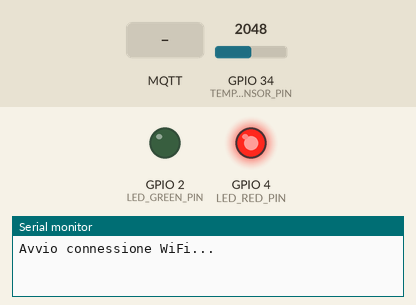
Simulated run of this program. Board: ESP32. Shown: output pins drawn as LEDs (lit = HIGH), the last lines printed to the serial monitor. The inputs (shaded band) are chosen by the test bench; at power-on: GPIO 34 (TEMP_SENSOR_PIN) = 2048. WiFi joins after 1.5 s; servers stay silent unless stated; random numbers use the default seed unless the program sets one; no MQTT or app messages arrive unless stated.

Above: at 0.1 s.
At 3.2 s:
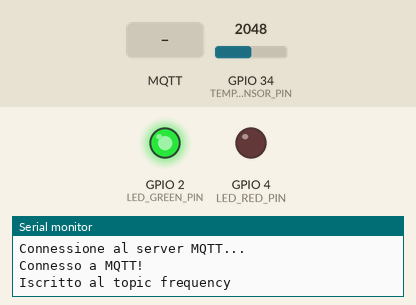
3.3 s: MQTT message "5" arrives on the first subscribed topic
4.8 s: MQTT message "0" arrives on the first subscribed topic
6.3 s: MQTT message "on" arrives on the first subscribed topic
Timing chart, 0 to 9.3 s (numbered marks = the images above; inputs shaded):
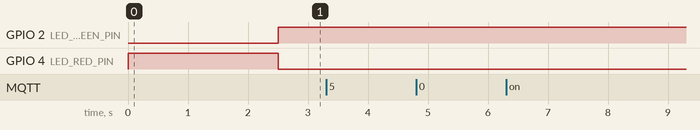

The program:

Main.cpp
```cpp
#include <Arduino.h>
#include "./data/api/SharedState.h"
#include "./task/api/LedTask.h"
#include "./task/api/TemperatureTask.h"
#include "./task/api/MqttTask.h"

SharedState sharedState;

SemaphoreHandle_t sharedStateMutex;

TaskHandle_t LedTaskHandle;
TaskHandle_t TemperatureTaskHandle;
TaskHandle_t MqttTaskHandle;

void LedTaskFunction(void* parameter);
void TemperatureTaskFunction(void* parameter);
void MqttTaskFunction(void* parameter);

void LedTaskFunction(void* parameter) {
    LedTask ledTask(LED_GREEN_PIN, LED_RED_PIN, sharedState, sharedStateMutex);
    for (;;) {
        ledTask.update();
        vTaskDelay(500 / portTICK_PERIOD_MS);
    }
}

void TemperatureTaskFunction(void* parameter) {
    TemperatureTask temperatureTask(TEMP_SENSOR_PIN, sharedState, sharedStateMutex);
    for (;;) {
        temperatureTask.update();
        vTaskDelay(sharedState.getFrequency() / portTICK_PERIOD_MS);
    }
}

void MqttTaskFunction(void* parameter) {
    MqttTask mqttTask(MQTT_SERVER, MQTT_PORT, MQTT_CLIENT_ID, sharedState, sharedStateMutex);
    for (;;) {
        mqttTask.update();
        vTaskDelay(100 / portTICK_PERIOD_MS);
    }
}

void setup() {
    Serial.begin(9600);

    sharedStateMutex = xSemaphoreCreateMutex();

    xTaskCreatePinnedToCore(LedTaskFunction, "LedTask", 10000, NULL, 1, &LedTaskHandle, 1);
    xTaskCreatePinnedToCore(TemperatureTaskFunction, "TemperatureTask", 10000, NULL, 1, &TemperatureTaskHandle, 1);
    xTaskCreatePinnedToCore(MqttTaskFunction, "MqttTask", 10000, NULL, 1, &MqttTaskHandle, 0);
}

void loop() {
}
```

LedManager.h
```cpp
#ifndef LEDMANAGER_H
#define LEDMANAGER_H

#include <Arduino.h>

class LedManager {
public:
    LedManager(int pin);
    void turnOn();
    void turnOff();

private:
    int ledPin;
};

#endif
```

TemperatureSensor.h
```cpp
#ifndef TEMPERATURESENSOR_H
#define TEMPERATURESENSOR_H

#include <Arduino.h>

class TemperatureSensor {
public:
    TemperatureSensor(int pin);
    int readTemperature();

private:
    int sensorPin;
};

#endif
```

LedManager.cpp
```cpp
#include "../api/LedManager.h"

LedManager::LedManager(int pin) : ledPin(pin) {
    pinMode(ledPin, OUTPUT);
}

void LedManager::turnOn() {
    digitalWrite(ledPin, HIGH);
}

void LedManager::turnOff() {
    digitalWrite(ledPin, LOW);
}
```

TemperatureSensor.cpp
```cpp
#include "../api/TemperatureSensor.h"

TemperatureSensor::TemperatureSensor(int pin) : sensorPin(pin) {
    pinMode(sensorPin, INPUT);
}

int TemperatureSensor::readTemperature() {
    int rawValue = analogRead(sensorPin);
    int temperature = map(rawValue, 0, 4095, -30, 50);
    return temperature;
}
```

SharedState.h
```cpp
#ifndef SHAREDSTATE_H
#define SHAREDSTATE_H

#include <Arduino.h>

#define FS 1000
#define TS 0

class SharedState {
public:
    SharedState();

    int getTemperature() const;
    void setTemperature(int temp);

    int getFrequency() const;
    void setFrequency(int freq);

    bool isWifiNetworkConnected() const;
    void setWifiNetworkConnected(bool status);

    bool isMqttNetworkConnected() const;
    void setMqttNetworkConnected(bool status);

    unsigned long getLastReadTime() const;
    void setLastReadTime(unsigned long time);

private:
    int temperature;
    int frequency;
    bool wifiNetwork;
    bool mqttNetwork;
    unsigned long lastReadTime;
};

#endif
```

SahredState.cpp
```cpp
#include "../api/SharedState.h"


SharedState::SharedState()
    : temperature(TS), frequency(FS), wifiNetwork(false), mqttNetwork(false), lastReadTime(0) {}

int SharedState::getTemperature() const {
    return temperature;
}

void SharedState::setTemperature(int temp) {
    temperature = temp;
}

int SharedState::getFrequency() const {
    return frequency;
}

void SharedState::setFrequency(int freq) {
    frequency = freq;
}

bool SharedState::isWifiNetworkConnected() const {
    return wifiNetwork;
}

void SharedState::setWifiNetworkConnected(bool status) {
    wifiNetwork = status;
}

bool SharedState::isMqttNetworkConnected() const {
    return mqttNetwork;
}

void SharedState::setMqttNetworkConnected(bool status) {
    mqttNetwork = status;
}

unsigned long SharedState::getLastReadTime() const {
    return lastReadTime;
}

void SharedState::setLastReadTime(unsigned long time) {
    lastReadTime = time;
}
```

LedTask.h
```cpp
#ifndef LEDTASK_H
#define LEDTASK_H

#include "./data/api/SharedState.h"
#include "./config/config.h"
#include "./components/api/LedManager.h"

#include <Arduino.h>

class LedTask {
public:
    LedTask(int greenPin,
            int redPin,
            SharedState& state,
            SemaphoreHandle_t& sharedStateMutex);

    void update();

private:
    TaskState state;

    LedManager greenLed, redLed;

    SharedState& sharedState;
    SemaphoreHandle_t& sharedStateMutex;

};

#endif
```

MqttTask.h
```cpp
#ifndef MQTTTASK_H
#define MQTTTASK_H

#include <WiFi.h>
#include <PubSubClient.h>
#include "./config/config.h"
#include "./data/api/SharedState.h"

#define MSG_BUFFER_SIZE 50

class MqttTask {
public:
    MqttTask(const char* mqttServer,
            int mqttPort,
            const char* clientId,
            SharedState& sharedState,
            SemaphoreHandle_t& sharedStateMutex);

    void update();
    void publishMessage(const char* topic, const char* message);

private:
    MqttTaskState state;

    const char* mqttServer;
    int mqttPort;
    const char* clientId;

    SharedState& sharedState;
    SemaphoreHandle_t& sharedStateMutex;

    WiFiClient wifiClient;
    PubSubClient mqttClient;
    unsigned long lastMsgTime;
    int receivedFrequency;

    void connectToWiFi();
    void connectToMqtt();
    void onMessageReceived(char* topic, byte* payload, unsigned int length);
};

#endif
```

TemperatureTask.h
```cpp
#ifndef TEMPERATURETASK_H
#define TEMPERATURETASK_H

#include "./data/api/SharedState.h"
#include "./config/config.h"
#include "./components/api/TemperatureSensor.h"

#include <Arduino.h>

class TemperatureTask {
public:
    TemperatureTask(int sensorPin,
                    SharedState& state,
                    SemaphoreHandle_t& sharedStateMutex);
    void update();

private:
    TaskState state;
    TemperatureSensor sensor;
    SharedState& sharedState;
    SemaphoreHandle_t& sharedStateMutex;
};

#endif
```

LedTask.cpp
```cpp
#include "../api/LedTask.h"

LedTask::LedTask(int greenPin,
                int redPin,
                SharedState& state,
                SemaphoreHandle_t& sharedStateMutex)
    : state(NOT_CONNECT),
    greenLed(greenPin),
    redLed(redPin),
    sharedState(state),
    sharedStateMutex(sharedStateMutex) {
}

void LedTask::update() {
    while (!xSemaphoreTake(sharedStateMutex, pdMS_TO_TICKS(5000))) {
        vTaskDelay(pdMS_TO_TICKS(100));
    }

    if (sharedState.isMqttNetworkConnected() && sharedState.isWifiNetworkConnected()) {
        state = CONNECT;
    } else {
        state = NOT_CONNECT;
    }

    xSemaphoreGive(sharedStateMutex);

    switch (state) {
        case CONNECT:
            greenLed.turnOn();
            redLed.turnOff();
            break;

        case NOT_CONNECT:
            greenLed.turnOff();
            redLed.turnOn();
            break;
    }
}
```

MqqtTask.cpp
```cpp
#include "../api/MqttTask.h"

MqttTask::MqttTask(const char* mqttServer,
                    int mqttPort,
                    const char* clientId,
                    SharedState& sharedState,
                    SemaphoreHandle_t& sharedStateMutex)
    : state(WIFI_CONNECTING),
    mqttServer(mqttServer),
    mqttPort(mqttPort),
    clientId(clientId),
    sharedState(sharedState),
    mqttClient(wifiClient),
    lastMsgTime(0),
    receivedFrequency(0),
    sharedStateMutex(sharedStateMutex) {

    mqttClient.setServer(mqttServer, mqttPort);
    mqttClient.setCallback([this](char* topic, byte* payload, unsigned int length) {
        this->onMessageReceived(topic, payload, length);
    });
}

void MqttTask::connectToWiFi() {
    Serial.println("\nAvvio connessione WiFi...");

    WiFi.mode(WIFI_STA);
    WiFi.disconnect();
    vTaskDelay(pdMS_TO_TICKS(100));
    WiFi.begin(WIFI_SSID, WIFI_PASSWORD);

    while (WiFi.status() != WL_CONNECTED) {
        vTaskDelay(pdMS_TO_TICKS(1000));
        Serial.print(".");
    }

    while (!xSemaphoreTake(sharedStateMutex, pdMS_TO_TICKS(5000))) {
        vTaskDelay(pdMS_TO_TICKS(100));
    }

    sharedState.setWifiNetworkConnected(true);
    xSemaphoreGive(sharedStateMutex);

    Serial.println("\nConnesso al WiFi!");
    Serial.print("Indirizzo IP: ");
    Serial.println(WiFi.localIP());
}

void MqttTask::connectToMqtt() {
    Serial.println("Connessione al server MQTT...");

    while (!mqttClient.connected()) {
        String clientId = String("esp32-client-") + String(random(0xffff), HEX);

        if (mqttClient.connect(clientId.c_str())) {
            while (!xSemaphoreTake(sharedStateMutex, pdMS_TO_TICKS(5000))) {
                vTaskDelay(pdMS_TO_TICKS(100));
            }

            sharedState.setMqttNetworkConnected(true);
            xSemaphoreGive(sharedStateMutex);

            Serial.println("Connesso a MQTT!");
            mqttClient.subscribe(RECIVE_TOPIC);
            Serial.println(String("Iscritto al topic ") + RECIVE_TOPIC);
        } else {
            Serial.print("Connessione fallita, rc=");
            Serial.print(mqttClient.state());
            vTaskDelay(pdMS_TO_TICKS(5000));
        }
    }
}

void MqttTask::onMessageReceived(char* topic, byte* payload, unsigned int length) {

    String message;
    for (unsigned int i = 0; i < length; i++) {
        message += (char)payload[i];
    }
    Serial.println(message);

    int newFrequency = message.toInt();
    if (newFrequency > 0) {
        receivedFrequency = newFrequency;
    } else {
        Serial.println("Errore: valore di frequenza non valido");
    }
}

void MqttTask::publishMessage(const char* topic, const char* message) {
    mqttClient.publish(topic, message);
}

void MqttTask::update() {

    if (WiFi.status() != WL_CONNECTED) {
        state = WIFI_CONNECTING;
    } else if (!mqttClient.connected()) {
        state = MQTT_CONNECTING;
    } else {
        state = CONNECTED;
    }


    switch (state) {
        case WIFI_CONNECTING:
            while (!xSemaphoreTake(sharedStateMutex, pdMS_TO_TICKS(5000))) {
                vTaskDelay(pdMS_TO_TICKS(100));
            }
            sharedState.setWifiNetworkConnected(false);
            xSemaphoreGive(sharedStateMutex);
            connectToWiFi();
            break;

        case MQTT_CONNECTING:
            while (!xSemaphoreTake(sharedStateMutex, pdMS_TO_TICKS(5000))) {
                vTaskDelay(pdMS_TO_TICKS(100));
            }
            sharedState.setMqttNetworkConnected(false);
            xSemaphoreGive(sharedStateMutex);
            connectToMqtt();
            break;

        case CONNECTED:
            mqttClient.loop();

            if (receivedFrequency > 0 && receivedFrequency != sharedState.getFrequency()) {
                while (!xSemaphoreTake(sharedStateMutex, pdMS_TO_TICKS(5000))) {
                    vTaskDelay(pdMS_TO_TICKS(100));
                }

                sharedState.setFrequency(receivedFrequency);
                Serial.println("Frequenza aggiornata in sharedState: " + String(receivedFrequency));
                receivedFrequency = 0;

                xSemaphoreGive(sharedStateMutex);
            }


            unsigned long now = millis();
            if (now - lastMsgTime > sharedState.getFrequency()) {

                while (!xSemaphoreTake(sharedStateMutex, pdMS_TO_TICKS(5000))) {
                    vTaskDelay(pdMS_TO_TICKS(100));
                }

                lastMsgTime = now;

                char msg[MSG_BUFFER_SIZE];
                int tempMsg = sharedState.getTemperature();
                snprintf(msg, MSG_BUFFER_SIZE, "%d", tempMsg);

                xSemaphoreGive(sharedStateMutex);

                publishMessage(SEND_TOPIC, msg);
            }
            break;
    }
}
```

TemperatureTask.cpp
```cpp
#include "../api/TemperatureTask.h"

TemperatureTask::TemperatureTask(int sensorPin,
                                SharedState& state,
                                SemaphoreHandle_t& sharedStateMutex)
    : state(NOT_CONNECT),
    sensor(sensorPin),
    sharedState(state),
    sharedStateMutex(sharedStateMutex) {
    pinMode(sensorPin, INPUT);
}

void TemperatureTask::update() {
    unsigned long currentTime = millis();

    while (!xSemaphoreTake(sharedStateMutex, pdMS_TO_TICKS(5000))) {
        vTaskDelay(pdMS_TO_TICKS(100));
    }

    if (sharedState.isMqttNetworkConnected() == true){
        state = CONNECT;
    } else {
        state = NOT_CONNECT;
    }

    xSemaphoreGive(sharedStateMutex);

    switch (state)
    {
    case CONNECT:
        while (!xSemaphoreTake(sharedStateMutex, pdMS_TO_TICKS(5000))) {
            vTaskDelay(pdMS_TO_TICKS(100));
        }

        if (currentTime - sharedState.getLastReadTime() >= sharedState.getFrequency()) {
            sharedState.setTemperature(sensor.readTemperature());
            sharedState.setLastReadTime(currentTime);
        }

        xSemaphoreGive(sharedStateMutex);
        break;

    default:
        break;
    }
}
```

config.h
```cpp
#ifndef CONFIG_H
#define CONFIG_H

// Pin hardware
#define TEMP_SENSOR_PIN 34
#define LED_GREEN_PIN 2
#define LED_RED_PIN 4

// Wifi network info
#define WIFI_SSID "FilippoMassari"
#define WIFI_PASSWORD "87654321"

// MQTT network info
#define MQTT_SERVER "broker.mqtt-dashboard.com"
#define MQTT_PORT 1883
#define MQTT_TOPIC "temperatureSensor"
#define MQTT_CLIENT_ID "ESP32-TempSensor"

// Topic
#define SEND_TOPIC "temperature"
#define RECIVE_TOPIC "frequency"

//State

enum TaskState{
    CONNECT,
    NOT_CONNECT
};

enum MqttTaskState{
    WIFI_CONNECTING,
    MQTT_CONNECTING,
    CONNECTED
};

#endif
```
